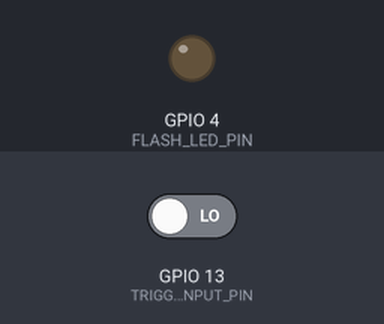
Simulated run of this sketch. Board: ESP32. On the bench: output pins drawn as LEDs (lit = HIGH). The test bench sets the inputs (shaded band); at power-on: GPIO 13 (TRIGGER_INPUT_PIN) LOW. WiFi joins after 1.5 s; servers stay silent unless stated; uploads are accepted with an empty reply; the camera gives no picture; what the sketch prints to the serial monitor is not drawn.

Above: at 11.0 s.
11.1 s: GPIO 13 (TRIGGER_INPUT_PIN) driven HIGH
At 12.2 s:
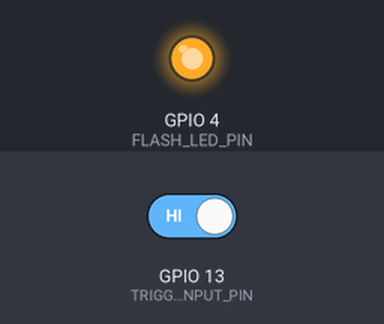
Timing chart, 0 to 18.3 s (numbered marks = the images above; inputs shaded):
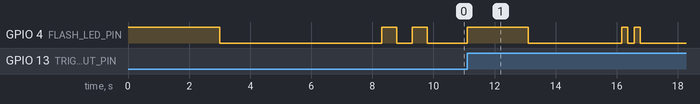

Measured:
- after the input at 11.1 s, GPIO 4 (FLASH_LED_PIN): goes HIGH 2.0 s, LOW 3.1 s, HIGH 0.20 s, LOW 0.20 s, HIGH 0.20 s, then LOW, starting at once

The sketch:

esp32cam.ino
```cpp
#include <WiFi.h>
#include <WiFiClientSecure.h>
#include <HTTPClient.h>
#include <ArduinoJson.h>
#include <esp_camera.h>
#include <mbedtls/base64.h>

// === CONFIGURATION === //

// Wi-Fi credentials
const char* ssid = "LCS CONTROLS"; // Your Wi-Fi SSID
const char* password = "LCSW!F!@)23"; // Your Wi-Fi password

// Flask server details
const char* server_host = "vision-api-flask-app-766077244496.us-central1.run.app";
const int https_port = 443;
const char* server_path = "/";

// Camera configuration for ESP32-CAM (AI-Thinker module)
#define CAMERA_MODEL_AI_THINKER
#define PWDN_GPIO_NUM    32
#define RESET_GPIO_NUM   -1
#define XCLK_GPIO_NUM    0
#define SIOD_GPIO_NUM    26
#define SIOC_GPIO_NUM    27
#define Y9_GPIO_NUM      35
#define Y8_GPIO_NUM      34
#define Y7_GPIO_NUM      39
#define Y6_GPIO_NUM      36
#define Y5_GPIO_NUM      21
#define Y4_GPIO_NUM      19
#define Y3_GPIO_NUM      18
#define Y2_GPIO_NUM      5
#define VSYNC_GPIO_NUM   25
#define HREF_GPIO_NUM    23
#define PCLK_GPIO_NUM    22

#define FLASH_LED_PIN 4
#define TRIGGER_INPUT_PIN 13

// === GLOBAL VARIABLES === //

WiFiClientSecure client;
unsigned long last_time = 0;

// === SETUP === //

void setup() {
  pinMode(TRIGGER_INPUT_PIN, INPUT); // On ESP32
  pinMode(FLASH_LED_PIN, OUTPUT);
  digitalWrite(FLASH_LED_PIN, HIGH);
  delay(3000);
  digitalWrite(FLASH_LED_PIN, LOW);
  Serial.begin(115200);
  delay(3000);
  Serial.println("ESP32-CAM starting...");

  // Initialize camera
  camera_config_t config;
  config.ledc_channel = LEDC_CHANNEL_0;
  config.ledc_timer = LEDC_TIMER_0;
  config.pin_d0 = Y2_GPIO_NUM;
  config.pin_d1 = Y3_GPIO_NUM;
  config.pin_d2 = Y4_GPIO_NUM;
  config.pin_d3 = Y5_GPIO_NUM;
  config.pin_d4 = Y6_GPIO_NUM;
  config.pin_d5 = Y7_GPIO_NUM;
  config.pin_d6 = Y8_GPIO_NUM;
  config.pin_d7 = Y9_GPIO_NUM;
  config.pin_xclk = XCLK_GPIO_NUM;
  config.pin_pclk = PCLK_GPIO_NUM;
  config.pin_vsync = VSYNC_GPIO_NUM;
  config.pin_href = HREF_GPIO_NUM;
  config.pin_sscb_sda = SIOD_GPIO_NUM;
  config.pin_sscb_scl = SIOC_GPIO_NUM;
  config.pin_pwdn = PWDN_GPIO_NUM;
  config.pin_reset = RESET_GPIO_NUM;
  config.xclk_freq_hz = 20000000;
  config.pixel_format = PIXFORMAT_JPEG;
  config.frame_size = FRAMESIZE_SVGA; // 800x600
  config.jpeg_quality = 12; // 0-63, lower is higher quality
  config.fb_count = 2;

  esp_err_t err = esp_camera_init(&config);
  if (err != ESP_OK) {
    Serial.printf("Camera init failed with error 0x%x\n", err);
    return;
  }
  Serial.println("Camera initialized");

  // Connect to Wi-Fi
  WiFi.begin(ssid, password);
  Serial.print("Connecting to Wi-Fi...");
  while (WiFi.status() != WL_CONNECTED) {
    delay(1000);
    Serial.print(".");
  }
  digitalWrite(FLASH_LED_PIN, HIGH);
  delay(500);
  digitalWrite(FLASH_LED_PIN, LOW);
  delay(500);
  digitalWrite(FLASH_LED_PIN, HIGH);
  delay(500);
  digitalWrite(FLASH_LED_PIN, LOW);

  Serial.println("\nWi-Fi connected");
  Serial.print("IP address: ");
  Serial.println(WiFi.localIP());

  // Skip SSL verification for simplicity (not recommended for production)
  client.setInsecure();
}

// === BASE64 ENCODING === //

String encode_base64(uint8_t* data, size_t len) {
  size_t encoded_len = 0;
  mbedtls_base64_encode(NULL, 0, &encoded_len, data, len); // Get required buffer size
  unsigned char* encoded = (unsigned char*)malloc(encoded_len);
  if (!encoded) {
    Serial.println("Base64 encode: Memory allocation failed");
    return "";
  }
  int ret = mbedtls_base64_encode(encoded, encoded_len, &encoded_len, data, len);
  if (ret != 0) {
    Serial.printf("Base64 encode failed: %d\n", ret);
    free(encoded);
    return "";
  }
  String result = String((char*)encoded);
  free(encoded);
  return result;
}

// === SEND IMAGE TO SERVER === //

void send_image_to_server() {
  // Capture image
  digitalWrite(FLASH_LED_PIN, HIGH);
  delay(2000);
  digitalWrite(FLASH_LED_PIN, LOW);
  delay(3000);
  camera_fb_t* fb = esp_camera_fb_get();
  if (!fb) {
    Serial.println("Camera capture failed");
    return;
  }
  Serial.printf("Captured image: %u bytes\n", fb->len);
  digitalWrite(FLASH_LED_PIN, HIGH);
  delay(200);
  digitalWrite(FLASH_LED_PIN, LOW);
  delay(200);
  digitalWrite(FLASH_LED_PIN, HIGH);
  delay(200);
  digitalWrite(FLASH_LED_PIN, LOW);

  // Encode image to base64
  String base64_image = encode_base64(fb->buf, fb->len);
  esp_camera_fb_return(fb);
  if (base64_image == "") {
    Serial.println("Base64 encoding failed");
    return;
  }
  Serial.println("Image encoded to base64");

  // Create JSON payload with only base64 image
  StaticJsonDocument<128> doc;
  doc["image"] = base64_image;
  String payload;
  serializeJson(doc, payload);

  // Send HTTPS POST request
  HTTPClient https;
  String url = String("https://") + server_host + server_path;
  https.begin(url);
  https.addHeader("Content-Type", "application/json");
  Serial.println("Sending POST request...");
  int http_code = https.POST(payload);
  if (http_code > 0) {
    Serial.printf("HTTP response code: %d\n", http_code);
    if (http_code == HTTP_CODE_OK) {
      String response = https.getString();
      Serial.println("Server response:");
      Serial.println(response);

      // Parse response
      StaticJsonDocument<256> resp_doc;
      DeserializationError error = deserializeJson(resp_doc, response);
      if (error) {
        Serial.printf("JSON parse error: %s\n", error.c_str());
      } else {
        const char* detected_text = resp_doc["detected_text"];
        const char* drive_url = resp_doc["drive_url"];
        Serial.printf("Detected text: %s\n", detected_text ? detected_text : "N/A");
        Serial.printf("Drive URL: %s\n", drive_url ? drive_url : "N/A");
      }
    }
  } else {
    Serial.printf("HTTP POST failed: %s\n", https.errorToString(http_code).c_str());
  }
  https.end();
}

// === LOOP === //

bool last_trigger_state = LOW;

void loop() {
  bool current_trigger_state = digitalRead(TRIGGER_INPUT_PIN);

  // Detect rising edge (LOW -> HIGH)
  if (current_trigger_state == HIGH && last_trigger_state == LOW) {
    Serial.println("Rising edge detected, capturing photo...");

    if (WiFi.status() == WL_CONNECTED) {
      send_image_to_server();
    } else {
      Serial.println("Wi-Fi disconnected, attempting to reconnect...");
      WiFi.reconnect();
      delay(5000);
    }
    delay(5000);
  }

  last_trigger_state = current_trigger_state;
  delay(10); // prevent CPU hogging
}
```
